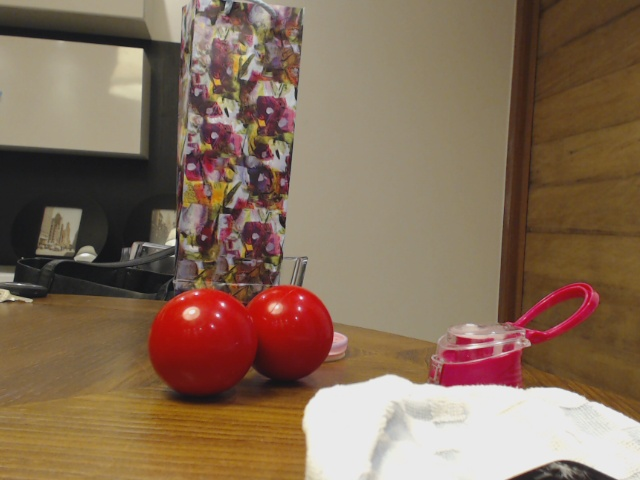
#> input picture vermelho.jpg, 640 x 480 px
$ python filtra_vermelho.py
#> lines starting #> are read from the running program, lines starting #| are printed output that depends on the picture; after the words box and inside, x2 and y2 are one past the last pixel; in counts of white or black regions, pixels touching at a corner belong together
import cv2
import numpy as np

im = cv2.imread('vermelho.jpg', cv2.IMREAD_COLOR)
#> im is the input picture: shape (480, 640, 3); mean B, G, R 88.3, 109.3, 133.6
cv2.imshow('Original', im)

hsv = cv2.cvtColor(im, cv2.COLOR_BGR2HSV)
#> hsv: shape (480, 640, 3); mean H, S, V 29.9, 93.2, 133.7

# HSV
# cor_alvo_min = np.array([30,150,50])
# cor_alvo_max = np.array([255,255,180])

# BGR
cor_alvo_min = np.array([0,0,80])
cor_alvo_max = np.array([50,50,255])

mascara = cv2.inRange(im, cor_alvo_min, cor_alvo_max)
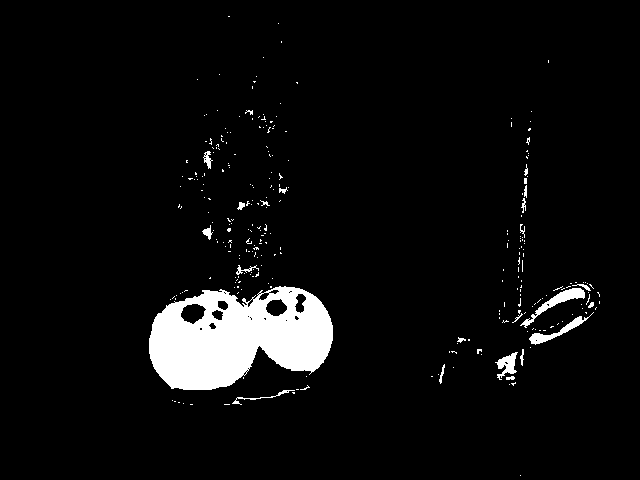
#> mascara: shape (480, 640); 5.2% white; 281 white regions (258 under 20 px), largest, box (x1, y1, x2, y2) and area: (149, 286, 333, 390) 13091, (520, 288, 585, 328) 526, (529, 312, 594, 345) 402
resultado = cv2.bitwise_and(im, im, mask=mascara)
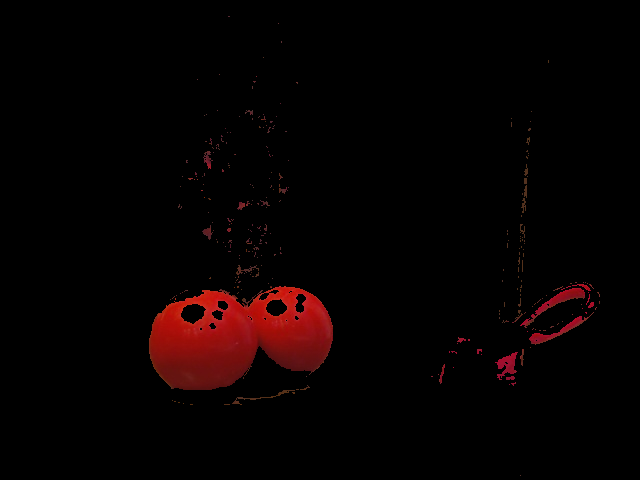
#> resultado: shape (480, 640, 3); mean B, G, R 1.1, 1.2, 7.3

cv2.imshow('Resultado', resultado)

key = 0
while key != 27:
    key = cv2.waitKey(10)
#> (key Esc is pressed here)
